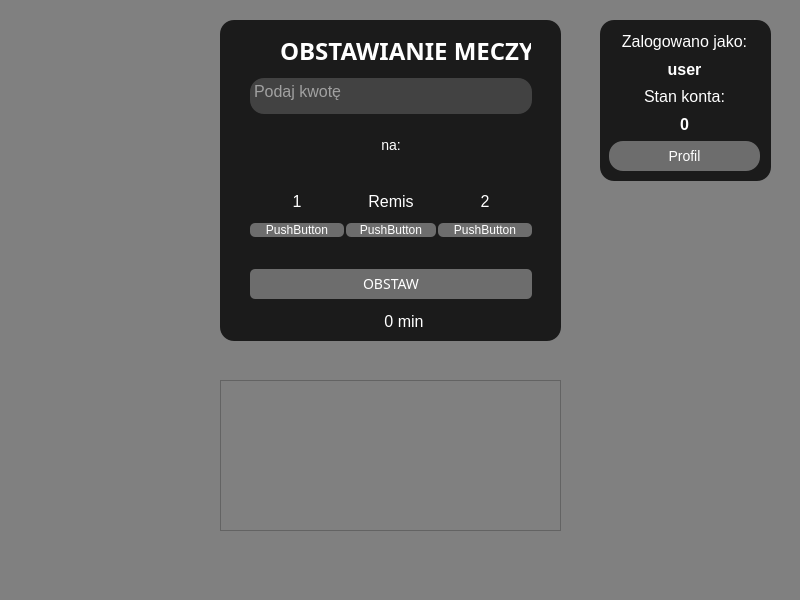
<?xml version="1.0" encoding="UTF-8"?>
<ui version="4.0">
 <class>MainWindow</class>
 <widget class="QMainWindow" name="MainWindow">
  <property name="geometry">
   <rect>
    <x>0</x>
    <y>0</y>
    <width>800</width>
    <height>600</height>
   </rect>
  </property>
  <property name="font">
   <font>
    <family>Segoe UI Variable</family>
    <pointsize>11</pointsize>
   </font>
  </property>
  <property name="windowTitle">
   <string>BettingApp</string>
  </property>
  <property name="autoFillBackground">
   <bool>false</bool>
  </property>
  <property name="styleSheet">
   <string notr="true">* {
background-color: gray;
 }</string>
  </property>
  <widget class="QWidget" name="centralwidget">
   <widget class="QStackedWidget" name="stackedWidget">
    <property name="geometry">
     <rect>
      <x>0</x>
      <y>0</y>
      <width>800</width>
      <height>558</height>
     </rect>
    </property>
    <property name="currentIndex">
     <number>0</number>
    </property>
    <widget class="QWidget" name="betPage">
     <widget class="QLabel" name="team_1_score">
      <property name="geometry">
       <rect>
        <x>80</x>
        <y>200</y>
        <width>47</width>
        <height>81</height>
       </rect>
      </property>
      <property name="font">
       <font>
        <pointsize>48</pointsize>
        <weight>75</weight>
        <bold>true</bold>
       </font>
      </property>
      <property name="text">
       <string/>
      </property>
     </widget>
     <widget class="QTextEdit" name="homeGoals">
      <property name="geometry">
       <rect>
        <x>40</x>
        <y>300</y>
        <width>121</width>
        <height>120</height>
       </rect>
      </property>
      <property name="font">
       <font>
        <family>Segoe UI Variable</family>
        <pointsize>10</pointsize>
       </font>
      </property>
      <property name="frameShape">
       <enum>QFrame::NoFrame</enum>
      </property>
      <property name="frameShadow">
       <enum>QFrame::Plain</enum>
      </property>
      <property name="verticalScrollBarPolicy">
       <enum>Qt::ScrollBarAlwaysOff</enum>
      </property>
      <property name="horizontalScrollBarPolicy">
       <enum>Qt::ScrollBarAlwaysOff</enum>
      </property>
     </widget>
     <widget class="QLabel" name="team_2_score">
      <property name="geometry">
       <rect>
        <x>660</x>
        <y>200</y>
        <width>47</width>
        <height>81</height>
       </rect>
      </property>
      <property name="font">
       <font>
        <pointsize>48</pointsize>
        <weight>75</weight>
        <bold>true</bold>
       </font>
      </property>
      <property name="text">
       <string/>
      </property>
     </widget>
     <widget class="QFrame" name="frame">
      <property name="geometry">
       <rect>
        <x>220</x>
        <y>20</y>
        <width>341</width>
        <height>321</height>
       </rect>
      </property>
      <property name="styleSheet">
       <string notr="true">* {
	background-color: #1b1b1b;
	border-radius: 14px;
	font-size: 16px;
	color: white;
	align=&quot;center&quot;;
}

QPushButton {
	background-color: #6d6d6d;
	text-align:center;
	font-size: 12px;
	font-weight: bolder;
	border-radius: 5px;
}</string>
      </property>
      <property name="frameShape">
       <enum>QFrame::StyledPanel</enum>
      </property>
      <property name="frameShadow">
       <enum>QFrame::Raised</enum>
      </property>
      <widget class="QLabel" name="labelTitle">
       <property name="geometry">
        <rect>
         <x>60</x>
         <y>10</y>
         <width>251</width>
         <height>41</height>
        </rect>
       </property>
       <property name="font">
        <font>
         <family>Yu Gothic UI Semibold</family>
         <pointsize>-1</pointsize>
         <weight>75</weight>
         <bold>true</bold>
        </font>
       </property>
       <property name="styleSheet">
        <string notr="true">* {
	font-size: 24px
}</string>
       </property>
       <property name="text">
        <string>OBSTAWIANIE MECZY</string>
       </property>
      </widget>
      <widget class="QWidget" name="gridLayoutWidget_5">
       <property name="geometry">
        <rect>
         <x>30</x>
         <y>58</y>
         <width>282</width>
         <height>221</height>
        </rect>
       </property>
       <layout class="QGridLayout" name="gridLayout">
        <property name="verticalSpacing">
         <number>12</number>
        </property>
        <item row="4" column="0">
         <layout class="QHBoxLayout" name="horizontalLayout">
          <item>
           <widget class="QPushButton" name="betHomeButton">
            <property name="cursor">
             <cursorShape>PointingHandCursor</cursorShape>
            </property>
            <property name="styleSheet">
             <string notr="true">*:hover {
	background-color: #3d3d3d;
}</string>
            </property>
            <property name="text">
             <string>PushButton</string>
            </property>
           </widget>
          </item>
          <item>
           <widget class="QPushButton" name="betDrawButton">
            <property name="cursor">
             <cursorShape>PointingHandCursor</cursorShape>
            </property>
            <property name="styleSheet">
             <string notr="true">* { 
	margin: 0px 2px 0px 2px;
}

*:hover {
	background-color: #3d3d3d;
}</string>
            </property>
            <property name="text">
             <string>PushButton</string>
            </property>
           </widget>
          </item>
          <item>
           <widget class="QPushButton" name="betAwayButton">
            <property name="cursor">
             <cursorShape>PointingHandCursor</cursorShape>
            </property>
            <property name="styleSheet">
             <string notr="true">*:hover {
	background-color: #3d3d3d;
}</string>
            </property>
            <property name="text">
             <string>PushButton</string>
            </property>
           </widget>
          </item>
         </layout>
        </item>
        <item row="5" column="0">
         <widget class="QPushButton" name="pushButton">
          <property name="sizePolicy">
           <sizepolicy hsizetype="Minimum" vsizetype="Minimum">
            <horstretch>0</horstretch>
            <verstretch>0</verstretch>
           </sizepolicy>
          </property>
          <property name="minimumSize">
           <size>
            <width>20</width>
            <height>50</height>
           </size>
          </property>
          <property name="palette">
           <palette>
            <active>
             <colorrole role="WindowText">
              <brush brushstyle="SolidPattern">
               <color alpha="255">
                <red>255</red>
                <green>255</green>
                <blue>255</blue>
               </color>
              </brush>
             </colorrole>
             <colorrole role="Button">
              <brush brushstyle="SolidPattern">
               <color alpha="255">
                <red>109</red>
                <green>109</green>
                <blue>109</blue>
               </color>
              </brush>
             </colorrole>
             <colorrole role="Text">
              <brush brushstyle="SolidPattern">
               <color alpha="255">
                <red>255</red>
                <green>255</green>
                <blue>255</blue>
               </color>
              </brush>
             </colorrole>
             <colorrole role="ButtonText">
              <brush brushstyle="SolidPattern">
               <color alpha="255">
                <red>255</red>
                <green>255</green>
                <blue>255</blue>
               </color>
              </brush>
             </colorrole>
             <colorrole role="Base">
              <brush brushstyle="SolidPattern">
               <color alpha="255">
                <red>109</red>
                <green>109</green>
                <blue>109</blue>
               </color>
              </brush>
             </colorrole>
             <colorrole role="Window">
              <brush brushstyle="SolidPattern">
               <color alpha="255">
                <red>109</red>
                <green>109</green>
                <blue>109</blue>
               </color>
              </brush>
             </colorrole>
             <colorrole role="PlaceholderText">
              <brush brushstyle="NoBrush">
               <color alpha="128">
                <red>255</red>
                <green>255</green>
                <blue>255</blue>
               </color>
              </brush>
             </colorrole>
            </active>
            <inactive>
             <colorrole role="WindowText">
              <brush brushstyle="SolidPattern">
               <color alpha="255">
                <red>255</red>
                <green>255</green>
                <blue>255</blue>
               </color>
              </brush>
             </colorrole>
             <colorrole role="Button">
              <brush brushstyle="SolidPattern">
               <color alpha="255">
                <red>109</red>
                <green>109</green>
                <blue>109</blue>
               </color>
              </brush>
             </colorrole>
             <colorrole role="Text">
              <brush brushstyle="SolidPattern">
               <color alpha="255">
                <red>255</red>
                <green>255</green>
                <blue>255</blue>
               </color>
              </brush>
             </colorrole>
             <colorrole role="ButtonText">
              <brush brushstyle="SolidPattern">
               <color alpha="255">
                <red>255</red>
                <green>255</green>
                <blue>255</blue>
               </color>
              </brush>
             </colorrole>
             <colorrole role="Base">
              <brush brushstyle="SolidPattern">
               <color alpha="255">
                <red>109</red>
                <green>109</green>
                <blue>109</blue>
               </color>
              </brush>
             </colorrole>
             <colorrole role="Window">
              <brush brushstyle="SolidPattern">
               <color alpha="255">
                <red>109</red>
                <green>109</green>
                <blue>109</blue>
               </color>
              </brush>
             </colorrole>
             <colorrole role="PlaceholderText">
              <brush brushstyle="NoBrush">
               <color alpha="128">
                <red>255</red>
                <green>255</green>
                <blue>255</blue>
               </color>
              </brush>
             </colorrole>
            </inactive>
            <disabled>
             <colorrole role="WindowText">
              <brush brushstyle="SolidPattern">
               <color alpha="255">
                <red>255</red>
                <green>255</green>
                <blue>255</blue>
               </color>
              </brush>
             </colorrole>
             <colorrole role="Button">
              <brush brushstyle="SolidPattern">
               <color alpha="255">
                <red>109</red>
                <green>109</green>
                <blue>109</blue>
               </color>
              </brush>
             </colorrole>
             <colorrole role="Text">
              <brush brushstyle="SolidPattern">
               <color alpha="255">
                <red>255</red>
                <green>255</green>
                <blue>255</blue>
               </color>
              </brush>
             </colorrole>
             <colorrole role="ButtonText">
              <brush brushstyle="SolidPattern">
               <color alpha="255">
                <red>255</red>
                <green>255</green>
                <blue>255</blue>
               </color>
              </brush>
             </colorrole>
             <colorrole role="Base">
              <brush brushstyle="SolidPattern">
               <color alpha="255">
                <red>109</red>
                <green>109</green>
                <blue>109</blue>
               </color>
              </brush>
             </colorrole>
             <colorrole role="Window">
              <brush brushstyle="SolidPattern">
               <color alpha="255">
                <red>109</red>
                <green>109</green>
                <blue>109</blue>
               </color>
              </brush>
             </colorrole>
             <colorrole role="PlaceholderText">
              <brush brushstyle="NoBrush">
               <color alpha="128">
                <red>255</red>
                <green>255</green>
                <blue>255</blue>
               </color>
              </brush>
             </colorrole>
            </disabled>
           </palette>
          </property>
          <property name="font">
           <font>
            <family>Segoe UI Variable</family>
            <pointsize>-1</pointsize>
           </font>
          </property>
          <property name="cursor">
           <cursorShape>PointingHandCursor</cursorShape>
          </property>
          <property name="toolTip">
           <string>&lt;html&gt;&lt;head/&gt;&lt;body&gt;&lt;p&gt;&lt;br/&gt;&lt;/p&gt;&lt;/body&gt;&lt;/html&gt;</string>
          </property>
          <property name="autoFillBackground">
           <bool>false</bool>
          </property>
          <property name="styleSheet">
           <string notr="true">* {
	background-color: #6d6d6d;
	text-align:center;
	font-size: 14px;
	font-weight: bolder;
	margin-top: 20px;
}

*:hover {
	background-color: #3d3d3d;
	text-align:center;
	font-size: 14px;
	font-weight: bolder;
	margin-top: 20px;
}</string>
          </property>
          <property name="text">
           <string>OBSTAW</string>
          </property>
          <property name="iconSize">
           <size>
            <width>12</width>
            <height>12</height>
           </size>
          </property>
          <property name="autoDefault">
           <bool>false</bool>
          </property>
         </widget>
        </item>
        <item row="2" column="0">
         <widget class="QLabel" name="labelFor">
          <property name="sizePolicy">
           <sizepolicy hsizetype="Preferred" vsizetype="Preferred">
            <horstretch>0</horstretch>
            <verstretch>0</verstretch>
           </sizepolicy>
          </property>
          <property name="styleSheet">
           <string notr="true">* {
	font-size: 14px;
	text-align: center;
	align: center;
}</string>
          </property>
          <property name="text">
           <string>na:</string>
          </property>
          <property name="alignment">
           <set>Qt::AlignCenter</set>
          </property>
         </widget>
        </item>
        <item row="3" column="0">
         <layout class="QHBoxLayout" name="horizontalLayout_2">
          <item>
           <widget class="QLabel" name="labelHome">
            <property name="font">
             <font>
              <pointsize>-1</pointsize>
             </font>
            </property>
            <property name="styleSheet">
             <string notr="true"/>
            </property>
            <property name="text">
             <string>1</string>
            </property>
            <property name="alignment">
             <set>Qt::AlignBottom|Qt::AlignHCenter</set>
            </property>
           </widget>
          </item>
          <item>
           <widget class="QLabel" name="labelDraw">
            <property name="text">
             <string>Remis</string>
            </property>
            <property name="alignment">
             <set>Qt::AlignBottom|Qt::AlignHCenter</set>
            </property>
           </widget>
          </item>
          <item>
           <widget class="QLabel" name="labelAway">
            <property name="styleSheet">
             <string notr="true">* {
	text-align: center;
}</string>
            </property>
            <property name="text">
             <string>2</string>
            </property>
            <property name="alignment">
             <set>Qt::AlignBottom|Qt::AlignHCenter</set>
            </property>
           </widget>
          </item>
         </layout>
        </item>
        <item row="0" column="0">
         <widget class="QTextEdit" name="textEdit">
          <property name="sizePolicy">
           <sizepolicy hsizetype="Expanding" vsizetype="Ignored">
            <horstretch>0</horstretch>
            <verstretch>0</verstretch>
           </sizepolicy>
          </property>
          <property name="styleSheet">
           <string notr="true">* {
	background-color: #424242;
}</string>
          </property>
          <property name="verticalScrollBarPolicy">
           <enum>Qt::ScrollBarAlwaysOff</enum>
          </property>
          <property name="horizontalScrollBarPolicy">
           <enum>Qt::ScrollBarAlwaysOff</enum>
          </property>
          <property name="placeholderText">
           <string>Podaj kwotę</string>
          </property>
         </widget>
        </item>
       </layout>
      </widget>
      <widget class="QProgressBar" name="progressBar">
       <property name="geometry">
        <rect>
         <x>44</x>
         <y>290</y>
         <width>281</width>
         <height>23</height>
        </rect>
       </property>
       <property name="styleSheet">
        <string notr="true">QProgressBar::chunk {
    background-color: #ff6f00;
    width: 10px;
    margin: 0.5px;
}</string>
       </property>
       <property name="maximum">
        <number>100</number>
       </property>
       <property name="value">
        <number>0</number>
       </property>
       <property name="alignment">
        <set>Qt::AlignCenter</set>
       </property>
       <property name="format">
        <string>%p min</string>
       </property>
      </widget>
     </widget>
     <widget class="QFrame" name="frame_2">
      <property name="geometry">
       <rect>
        <x>600</x>
        <y>20</y>
        <width>171</width>
        <height>161</height>
       </rect>
      </property>
      <property name="styleSheet">
       <string notr="true">* {
	background-color: #1b1b1b;
	border-radius: 14px;
	font-size: 16px;
	color: white;
	align=&quot;center&quot;;
}
</string>
      </property>
      <property name="frameShape">
       <enum>QFrame::StyledPanel</enum>
      </property>
      <property name="frameShadow">
       <enum>QFrame::Raised</enum>
      </property>
      <widget class="QWidget" name="verticalLayoutWidget_5">
       <property name="geometry">
        <rect>
         <x>9</x>
         <y>10</y>
         <width>151</width>
         <height>141</height>
        </rect>
       </property>
       <layout class="QVBoxLayout" name="verticalLayout">
        <item>
         <widget class="QLabel" name="loggedInAsLabel">
          <property name="text">
           <string>Zalogowano jako:</string>
          </property>
          <property name="alignment">
           <set>Qt::AlignCenter</set>
          </property>
         </widget>
        </item>
        <item>
         <widget class="QLabel" name="loggedInAsValue">
          <property name="font">
           <font>
            <pointsize>-1</pointsize>
            <weight>75</weight>
            <bold>true</bold>
           </font>
          </property>
          <property name="text">
           <string>user</string>
          </property>
          <property name="alignment">
           <set>Qt::AlignCenter</set>
          </property>
         </widget>
        </item>
        <item>
         <widget class="QLabel" name="accountBalanceLabel">
          <property name="text">
           <string>Stan konta:</string>
          </property>
          <property name="alignment">
           <set>Qt::AlignCenter</set>
          </property>
         </widget>
        </item>
        <item>
         <widget class="QLabel" name="accountBalanceValue">
          <property name="font">
           <font>
            <pointsize>-1</pointsize>
            <weight>75</weight>
            <bold>true</bold>
           </font>
          </property>
          <property name="text">
           <string>0</string>
          </property>
          <property name="alignment">
           <set>Qt::AlignCenter</set>
          </property>
         </widget>
        </item>
        <item>
         <widget class="QPushButton" name="profileButton">
          <property name="sizePolicy">
           <sizepolicy hsizetype="Preferred" vsizetype="Preferred">
            <horstretch>0</horstretch>
            <verstretch>0</verstretch>
           </sizepolicy>
          </property>
          <property name="minimumSize">
           <size>
            <width>0</width>
            <height>30</height>
           </size>
          </property>
          <property name="maximumSize">
           <size>
            <width>16777215</width>
            <height>30</height>
           </size>
          </property>
          <property name="cursor">
           <cursorShape>PointingHandCursor</cursorShape>
          </property>
          <property name="styleSheet">
           <string notr="true">* {
	background-color: #6d6d6d;
	text-align:center;
	font-size: 14px;
	font-weight: bolder;
}

*:hover {
	background-color: #3d3d3d;
	text-align:center;
	font-size: 14px;
	font-weight: bolder;
}</string>
          </property>
          <property name="text">
           <string>Profil</string>
          </property>
          <property name="autoRepeatInterval">
           <number>100</number>
          </property>
         </widget>
        </item>
       </layout>
      </widget>
     </widget>
     <widget class="QTextEdit" name="textEdit_2">
      <property name="geometry">
       <rect>
        <x>220</x>
        <y>380</y>
        <width>341</width>
        <height>151</height>
       </rect>
      </property>
      <property name="font">
       <font>
        <family>Segoe UI Variable</family>
        <pointsize>10</pointsize>
       </font>
      </property>
      <property name="styleSheet">
       <string notr="true">* {
	color: white;
}</string>
      </property>
     </widget>
     <widget class="QTextEdit" name="awayGoals">
      <property name="geometry">
       <rect>
        <x>620</x>
        <y>300</y>
        <width>121</width>
        <height>120</height>
       </rect>
      </property>
      <property name="font">
       <font>
        <family>Segoe UI Variable</family>
        <pointsize>10</pointsize>
       </font>
      </property>
      <property name="frameShape">
       <enum>QFrame::NoFrame</enum>
      </property>
      <property name="frameShadow">
       <enum>QFrame::Plain</enum>
      </property>
      <property name="verticalScrollBarPolicy">
       <enum>Qt::ScrollBarAsNeeded</enum>
      </property>
      <property name="horizontalScrollBarPolicy">
       <enum>Qt::ScrollBarAlwaysOff</enum>
      </property>
     </widget>
     <zorder>team_1_score</zorder>
     <zorder>homeGoals</zorder>
     <zorder>team_2_score</zorder>
     <zorder>frame_2</zorder>
     <zorder>textEdit_2</zorder>
     <zorder>frame</zorder>
     <zorder>awayGoals</zorder>
    </widget>
    <widget class="QWidget" name="userProfilePage">
     <widget class="QFrame" name="frame_3">
      <property name="geometry">
       <rect>
        <x>70</x>
        <y>40</y>
        <width>661</width>
        <height>491</height>
       </rect>
      </property>
      <property name="styleSheet">
       <string notr="true">* {
	background-color: #1b1b1b;
	border-radius: 14px;
	font-size: 16px;
	color: white;
	align=&quot;center&quot;;
}

QPushButton {
	background-color: #6d6d6d;
	text-align:center;
	font-size: 12px;
	font-weight: bolder;
	border-radius: 5px;
}</string>
      </property>
      <property name="frameShape">
       <enum>QFrame::StyledPanel</enum>
      </property>
      <property name="frameShadow">
       <enum>QFrame::Raised</enum>
      </property>
      <widget class="QWidget" name="verticalLayoutWidget">
       <property name="geometry">
        <rect>
         <x>40</x>
         <y>20</y>
         <width>581</width>
         <height>441</height>
        </rect>
       </property>
       <layout class="QVBoxLayout" name="verticalLayout_2">
        <item>
         <widget class="QLabel" name="userProfileHeader">
          <property name="font">
           <font>
            <family>Yu Gothic UI Semibold</family>
            <pointsize>-1</pointsize>
            <weight>75</weight>
            <bold>true</bold>
           </font>
          </property>
          <property name="styleSheet">
           <string notr="true">* {
	font-size: 24px
}</string>
          </property>
          <property name="text">
           <string>Witaj</string>
          </property>
          <property name="alignment">
           <set>Qt::AlignCenter</set>
          </property>
         </widget>
        </item>
        <item>
         <widget class="QLabel" name="accountBalanceProfileLabel">
          <property name="styleSheet">
           <string notr="true">* {
	font-size: 18px;
}</string>
          </property>
          <property name="text">
           <string>Stan konta:</string>
          </property>
          <property name="alignment">
           <set>Qt::AlignCenter</set>
          </property>
         </widget>
        </item>
        <item>
         <widget class="QLabel" name="historicalBetsHeader">
          <property name="styleSheet">
           <string notr="true">* {
	font-size: 18px;
	margin: 5px 0 10px 0;
}</string>
          </property>
          <property name="text">
           <string>Zakłady historyczne:</string>
          </property>
          <property name="alignment">
           <set>Qt::AlignCenter</set>
          </property>
         </widget>
        </item>
        <item>
         <widget class="QTableWidget" name="userHistoricalBets">
          <property name="styleSheet">
           <string notr="true">QTableView::item:selected { color:white; background:#000000; font-weight:900; }
QTableCornerButton::section { background-color:#232326; }
QHeaderView::section { color:white; background-color:#232326; }</string>
          </property>
          <property name="horizontalScrollBarPolicy">
           <enum>Qt::ScrollBarAlwaysOff</enum>
          </property>
          <property name="columnCount">
           <number>4</number>
          </property>
          <column/>
          <column/>
          <column/>
          <column/>
         </widget>
        </item>
        <item>
         <widget class="QPushButton" name="returnToBetPageButton">
          <property name="sizePolicy">
           <sizepolicy hsizetype="Minimum" vsizetype="Minimum">
            <horstretch>0</horstretch>
            <verstretch>0</verstretch>
           </sizepolicy>
          </property>
          <property name="minimumSize">
           <size>
            <width>20</width>
            <height>50</height>
           </size>
          </property>
          <property name="palette">
           <palette>
            <active>
             <colorrole role="WindowText">
              <brush brushstyle="SolidPattern">
               <color alpha="255">
                <red>255</red>
                <green>255</green>
                <blue>255</blue>
               </color>
              </brush>
             </colorrole>
             <colorrole role="Button">
              <brush brushstyle="SolidPattern">
               <color alpha="255">
                <red>109</red>
                <green>109</green>
                <blue>109</blue>
               </color>
              </brush>
             </colorrole>
             <colorrole role="Text">
              <brush brushstyle="SolidPattern">
               <color alpha="255">
                <red>255</red>
                <green>255</green>
                <blue>255</blue>
               </color>
              </brush>
             </colorrole>
             <colorrole role="ButtonText">
              <brush brushstyle="SolidPattern">
               <color alpha="255">
                <red>255</red>
                <green>255</green>
                <blue>255</blue>
               </color>
              </brush>
             </colorrole>
             <colorrole role="Base">
              <brush brushstyle="SolidPattern">
               <color alpha="255">
                <red>109</red>
                <green>109</green>
                <blue>109</blue>
               </color>
              </brush>
             </colorrole>
             <colorrole role="Window">
              <brush brushstyle="SolidPattern">
               <color alpha="255">
                <red>109</red>
                <green>109</green>
                <blue>109</blue>
               </color>
              </brush>
             </colorrole>
             <colorrole role="PlaceholderText">
              <brush brushstyle="NoBrush">
               <color alpha="128">
                <red>255</red>
                <green>255</green>
                <blue>255</blue>
               </color>
              </brush>
             </colorrole>
            </active>
            <inactive>
             <colorrole role="WindowText">
              <brush brushstyle="SolidPattern">
               <color alpha="255">
                <red>255</red>
                <green>255</green>
                <blue>255</blue>
               </color>
              </brush>
             </colorrole>
             <colorrole role="Button">
              <brush brushstyle="SolidPattern">
               <color alpha="255">
                <red>109</red>
                <green>109</green>
                <blue>109</blue>
               </color>
              </brush>
             </colorrole>
             <colorrole role="Text">
              <brush brushstyle="SolidPattern">
               <color alpha="255">
                <red>255</red>
                <green>255</green>
                <blue>255</blue>
               </color>
              </brush>
             </colorrole>
             <colorrole role="ButtonText">
              <brush brushstyle="SolidPattern">
               <color alpha="255">
                <red>255</red>
                <green>255</green>
                <blue>255</blue>
               </color>
              </brush>
             </colorrole>
             <colorrole role="Base">
              <brush brushstyle="SolidPattern">
               <color alpha="255">
                <red>109</red>
                <green>109</green>
                <blue>109</blue>
               </color>
              </brush>
             </colorrole>
             <colorrole role="Window">
              <brush brushstyle="SolidPattern">
               <color alpha="255">
                <red>109</red>
                <green>109</green>
                <blue>109</blue>
               </color>
              </brush>
             </colorrole>
             <colorrole role="PlaceholderText">
              <brush brushstyle="NoBrush">
               <color alpha="128">
                <red>255</red>
                <green>255</green>
                <blue>255</blue>
               </color>
              </brush>
             </colorrole>
            </inactive>
            <disabled>
             <colorrole role="WindowText">
              <brush brushstyle="SolidPattern">
               <color alpha="255">
                <red>255</red>
                <green>255</green>
                <blue>255</blue>
               </color>
              </brush>
             </colorrole>
             <colorrole role="Button">
              <brush brushstyle="SolidPattern">
               <color alpha="255">
                <red>109</red>
                <green>109</green>
                <blue>109</blue>
               </color>
              </brush>
             </colorrole>
             <colorrole role="Text">
              <brush brushstyle="SolidPattern">
               <color alpha="255">
                <red>255</red>
                <green>255</green>
                <blue>255</blue>
               </color>
              </brush>
             </colorrole>
             <colorrole role="ButtonText">
              <brush brushstyle="SolidPattern">
               <color alpha="255">
                <red>255</red>
                <green>255</green>
                <blue>255</blue>
               </color>
              </brush>
             </colorrole>
             <colorrole role="Base">
              <brush brushstyle="SolidPattern">
               <color alpha="255">
                <red>109</red>
                <green>109</green>
                <blue>109</blue>
               </color>
              </brush>
             </colorrole>
             <colorrole role="Window">
              <brush brushstyle="SolidPattern">
               <color alpha="255">
                <red>109</red>
                <green>109</green>
                <blue>109</blue>
               </color>
              </brush>
             </colorrole>
             <colorrole role="PlaceholderText">
              <brush brushstyle="NoBrush">
               <color alpha="128">
                <red>255</red>
                <green>255</green>
                <blue>255</blue>
               </color>
              </brush>
             </colorrole>
            </disabled>
           </palette>
          </property>
          <property name="font">
           <font>
            <pointsize>-1</pointsize>
           </font>
          </property>
          <property name="cursor">
           <cursorShape>PointingHandCursor</cursorShape>
          </property>
          <property name="toolTip">
           <string/>
          </property>
          <property name="autoFillBackground">
           <bool>false</bool>
          </property>
          <property name="styleSheet">
           <string notr="true">* {
	background-color: #6d6d6d;
	text-align:center;
	font-size: 14px;
	font-weight: bolder;
	margin: 0 50px 0 50px;
}

*:hover {
	background-color: #3d3d3d;
	text-align:center;
	font-size: 14px;
	font-weight: bolder;
}</string>
          </property>
          <property name="text">
           <string>Powrót</string>
          </property>
          <property name="iconSize">
           <size>
            <width>12</width>
            <height>12</height>
           </size>
          </property>
          <property name="autoDefault">
           <bool>false</bool>
          </property>
         </widget>
        </item>
       </layout>
      </widget>
     </widget>
    </widget>
   </widget>
  </widget>
  <widget class="QMenuBar" name="menubar">
   <property name="geometry">
    <rect>
     <x>0</x>
     <y>0</y>
     <width>800</width>
     <height>20</height>
    </rect>
   </property>
  </widget>
  <widget class="QStatusBar" name="statusbar"/>
 </widget>
 <resources/>
 <connections/>
</ui>
